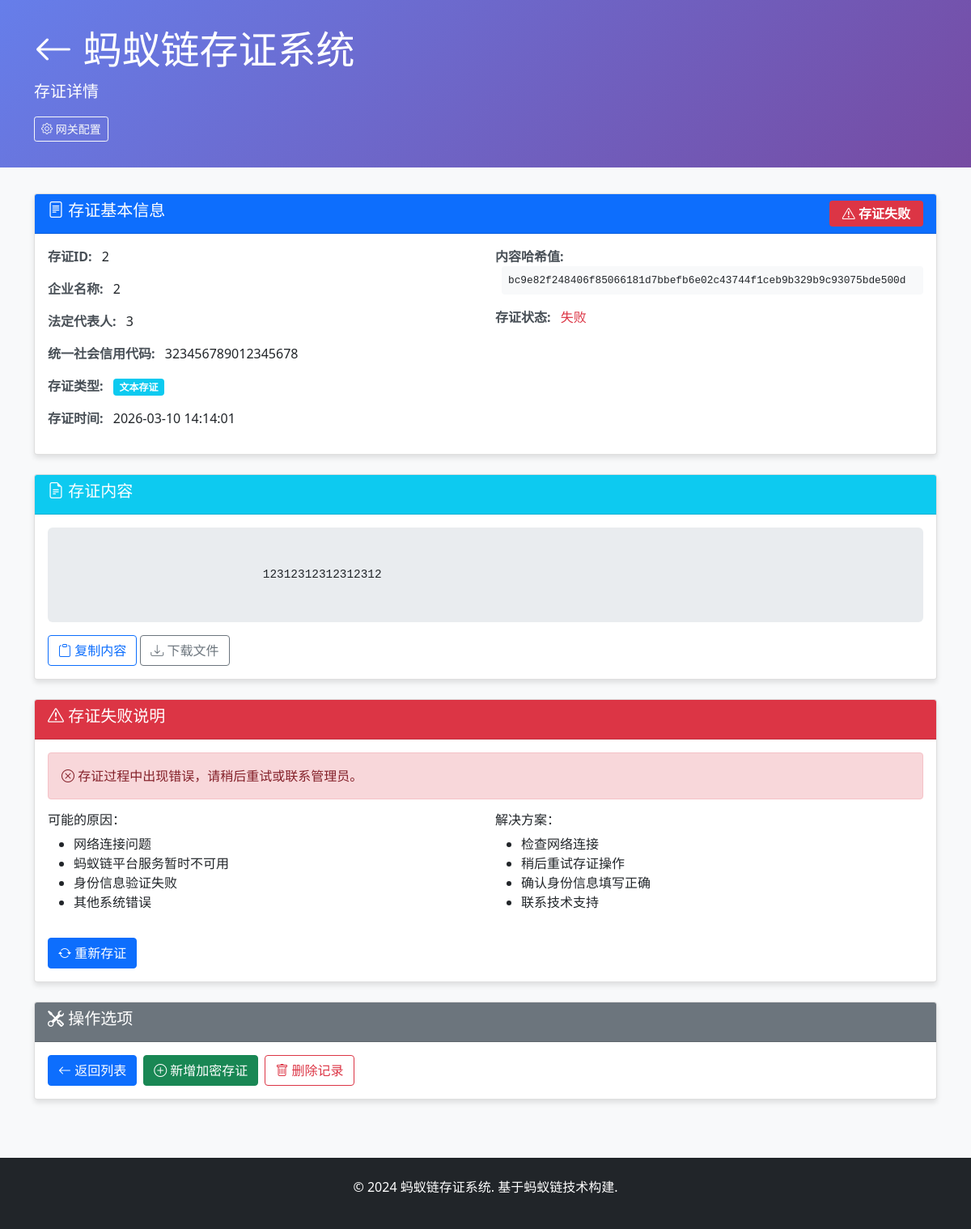
Page /view_record/2 on the committed database.
### app_new_enterprise.py (models this page shows, shortened)
class NotaryRecord(db.Model):
    id = db.Column(db.Integer, primary_key=True)
    enterprise_id = db.Column(db.Integer, db.ForeignKey('enterprise_info.id'), nullable=False)
    text_content = db.Column(db.Text)  # 文本内容
    file_name = db.Column(db.String(256))  # 文件名
    file_path = db.Column(db.String(512))  # 文件路径
    hash_value = db.Column(db.String(256), nullable=False)
    transaction_id = db.Column(db.String(256))
    proof_url = db.Column(db.String(512))  # 存证证明URL
    create_time = db.Column(db.DateTime, default=datetime.utcnow)
    status = db.Column(db.String(20), default='pending')
    notary_type = db.Column(db.String(20), default='text')  # text或file
    enterprise = db.relationship('EnterpriseInfo', backref=db.backref('notary_records', lazy=True))

class EnterpriseInfo(db.Model):
    id = db.Column(db.Integer, primary_key=True)
    company_name = db.Column(db.String(200), nullable=False)
    legal_person = db.Column(db.String(100), nullable=False)
    legal_person_id = db.Column(db.String(100), nullable=False)
    company_id = db.Column(db.String(100), nullable=False)  # 统一社会信用代码
    mobile_no = db.Column(db.String(20))
    address = db.Column(db.String(500))
    create_time = db.Column(db.DateTime, default=datetime.utcnow)
    update_time = db.Column(db.DateTime, default=datetime.utcnow, onupdate=datetime.utcnow)

### app_new_enterprise.py (the view)
@app.route('/view_record/<int:record_id>')
def view_record(record_id):
    try:
        record = NotaryRecord.query.join(EnterpriseInfo).filter(NotaryRecord.id == record_id).first()
        if not record:
            flash('存证记录不存在', 'error')
            logger.error(f"[ViewRecord] 存证记录不存在，ID：{record_id}")
            return redirect(url_for('index'))
        return render_template('record_detail.html', record=record, enterprise=record.enterprise)
    except Exception as e:
        flash(f'查看记录失败：{str(e)}', 'error')
        logger.error(f"[ViewRecord] 查看记录失败，ID：{record_id}，错误：{str(e)}", exc_info=True)
        return redirect(url_for('index'))

### templates/record_detail.html (shortened to what this page needs)
<!DOCTYPE html>
<html lang="zh-CN">
<head>
    <link href="https://cdn.jsdelivr.net/npm/bootstrap@5.1.3/dist/css/bootstrap.min.css" rel="stylesheet">
    <link href="https://cdn.jsdelivr.net/npm/bootstrap-icons@1.7.2/font/bootstrap-icons.css" rel="stylesheet">
</head>
<body>
    <div class="header">
        <div class="container">
            <h1 class="display-5">
                <a href="{{ url_for('index') }}" class="text-white text-decoration-none">
                    <i class="bi bi-arrow-left"></i> 蚂蚁链存证系统
                </a>
            </h1>
            <p class="lead">存证详情</p>
            <div class="mt-2">
                <a href="{{ url_for('config') }}" class="btn btn-outline-light btn-sm">
                    <i class="bi bi-gear"></i> 网关配置
                </a>
            </div>
        </div>
    </div>
    <div class="container">
        <div class="row">
            <div class="col-md-12">
                <div class="card">
                    <div class="card-header bg-primary text-white d-flex justify-content-between align-items-center">
                        <h5><i class="bi bi-file-text"></i> 存证基本信息</h5>
                        {% if record.status == 'completed' %}
                        <span class="badge bg-success status-badge">
                        {% elif record.status == 'failed' %}
                        <span class="badge bg-danger status-badge">
                        {% else %}
                        <span class="badge bg-warning status-badge">
                        {% endif %}
                            {% if record.status == 'completed' %}
                                <i class="bi bi-check-circle"></i> 存证完成
                            {% elif record.status == 'pending' %}
                                <i class="bi bi-hourglass-split"></i> 处理中
                            {% else %}
                                <i class="bi bi-exclamation-triangle"></i> 存证失败
                            {% endif %}
                        </span>
                    </div>
                    <div class="card-body">
                        <div class="row">
                            <div class="col-md-6">
                                <div class="detail-item">
                                    <span class="detail-label">存证ID:</span>
                                    <span class="ms-2">{{ record.id }}</span>
                                </div>
                                <div class="detail-item">
                                    <span class="detail-label">企业名称:</span>
                                    <span class="ms-2">{{ record.enterprise.company_name }}</span>
                                </div>
                                <div class="detail-item">
                                    <span class="detail-label">法定代表人:</span>
                                    <span class="ms-2">{{ record.enterprise.legal_person }}</span>
                                </div>
                                <div class="detail-item">
                                    <span class="detail-label">统一社会信用代码:</span>
                                    <span class="ms-2">{{ record.enterprise.company_id }}</span>
                                </div>
                                <div class="detail-item">
                                    <span class="detail-label">存证类型:</span>
                                    <span class="ms-2">
                                        {% if record.notary_type == 'text' %}
                                            <span class="badge bg-info">文本存证</span>
                                        {% else %}
                                            <span class="badge bg-secondary">文件存证</span>
                                        {% endif %}
                                    </span>
                                </div>
                                <div class="detail-item">
                                    <span class="detail-label">存证时间:</span>
                                    <span class="ms-2">{{ record.create_time.strftime('%Y-%m-%d %H:%M:%S') }}</span>
                                </div>
                            </div>
                            <div class="col-md-6">
                                <div class="detail-item">
                                    <span class="detail-label">内容哈希值:</span>
                                    <div class="ms-2 hash-display">{{ record.hash_value }}</div>
                                </div>
                                <div class="detail-item">
                                    <span class="detail-label">存证状态:</span>
                                    <span class="ms-2">
                                        {% if record.status == 'completed' %}
                                            <span class="text-success">已完成</span>
                                        {% elif record.status == 'pending' %}
                                            <span class="text-warning">处理中</span>
                                        {% else %}
                                            <span class="text-danger">失败</span>
                                        {% endif %}
                                    </span>
                                </div>
                            </div>
                        </div>
                    </div>
                </div>
                <div class="card">
                    <div class="card-header bg-info text-white">
                        <h5><i class="bi bi-file-earmark-text"></i> 存证内容</h5>
                    </div>
                    <div class="card-body">
                        <div class="text-content">
                            {{ record.text_content }}
                        </div>
                        <div class="mt-3">
                            <button class="btn btn-outline-primary" id="copyBtn">
                                <i class="bi bi-clipboard"></i> 复制内容
                            </button>
                            <button class="btn btn-outline-secondary" id="downloadBtn">
                                <i class="bi bi-download"></i> 下载文件
                            </button>
                        </div>
                    </div>
                </div>
                {% if record.status == 'failed' %}
                <div class="card">
                    <div class="card-header bg-danger text-white">
                        <h5><i class="bi bi-exclamation-triangle"></i> 存证失败说明</h5>
                    </div>
                    <div class="card-body">
                        <div class="alert alert-danger" role="alert">
                            <i class="bi bi-x-circle"></i> 存证过程中出现错误，请稍后重试或联系管理员。
                        </div>
                        <div class="row">
                            <div class="col-md-6">
                                <h6>可能的原因：</h6>
                                <ul>
                                    <li>网络连接问题</li>
                                    <li>蚂蚁链平台服务暂时不可用</li>
                                    <li>身份信息验证失败</li>
                                    <li>其他系统错误</li>
                                </ul>
                            </div>
                            <div class="col-md-6">
                                <h6>解决方案：</h6>
                                <ul>
                                    <li>检查网络连接</li>
                                    <li>稍后重试存证操作</li>
                                    <li>确认身份信息填写正确</li>
                                    <li>联系技术支持</li>
                                </ul>
                            </div>
                        </div>
                        <a href="{{ url_for('notarize') }}" class="btn btn-primary mt-3">
                            <i class="bi bi-arrow-repeat"></i> 重新存证
                        </a>
                    </div>
                </div>
                {% endif %}
                <div class="card">
                    <div class="card-header bg-secondary text-white">
                        <h5><i class="bi bi-tools"></i> 操作选项</h5>
                    </div>
                    <div class="card-body">
                        <div class="d-flex gap-2">
                            <a href="{{ url_for('index') }}" class="btn btn-primary">
                                <i class="bi bi-arrow-left"></i> 返回列表
                            </a>
                            <a href="{{ url_for('notarize') }}" class="btn btn-success">
                                <i class="bi bi-plus-circle"></i> 新增加密存证
                            </a>
                            <button type="button" class="btn btn-outline-danger" id="deleteBtn">
                                <i class="bi bi-trash"></i> 删除记录
                            </button>
                        </div>
                    </div>
                </div>
            </div>
        </div>
    </div>
    <footer class="bg-dark text-white py-4 mt-5">
        <div class="container text-center">
            <p>&copy; 2024 蚂蚁链存证系统. 基于蚂蚁链技术构建.</p>
        </div>
    </footer>
</body>
</html>

### templates/record_detail.html (style rules this page uses)
body { background-color: #f8f9fa; }
.header { background: linear-gradient(135deg, #667eea 0%, #764ba2 100%); color: white; padding: 2rem 0; margin-bottom: 2rem; }
.card { box-shadow: 0 4px 6px rgba(0, 0, 0, 0.1); margin-bottom: 1.5rem; }
.detail-item { margin-bottom: 1rem; }
.detail-label { font-weight: bold; color: #495057; }
.text-content { background-color: #e9ecef; border-radius: 0.375rem; padding: 1.5rem; font-family: 'Courier New', monospace; font-size: 0.9rem; line-height: 1.6; white-space: pre-wrap; word-wrap: break-word; max-height: 400px; overflow-y: auto; }
.status-badge { font-size: 1rem; padding: 0.5rem 1rem; }
.hash-display { font-family: 'Courier New', monospace; font-size: 0.8rem; word-break: break-all; background-color: #f8f9fa; padding: 0.5rem; border-radius: 0.25rem; }

### rows in the picture
NotaryRecord: id "2", create_time "2026-03-10 14:14:01", hash_value "bc9e82f248406f85066181d7bbefb6e02c43744f1ceb9b329b9c93075bde500d", text_content "12312312312312312"
EnterpriseInfo: enterprise.company_name "2", enterprise.legal_person "3", enterprise.company_id "323456789012345678"
